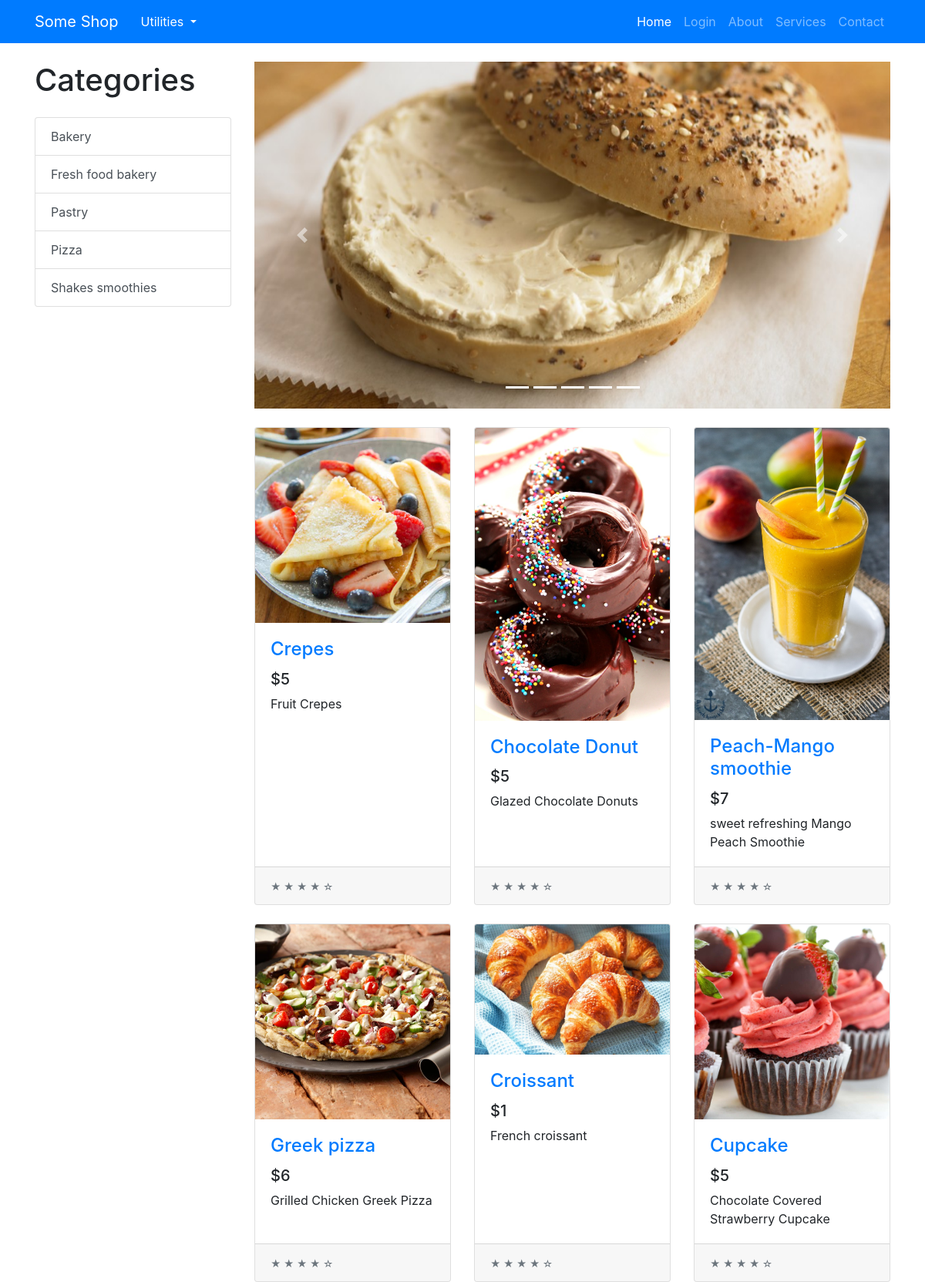
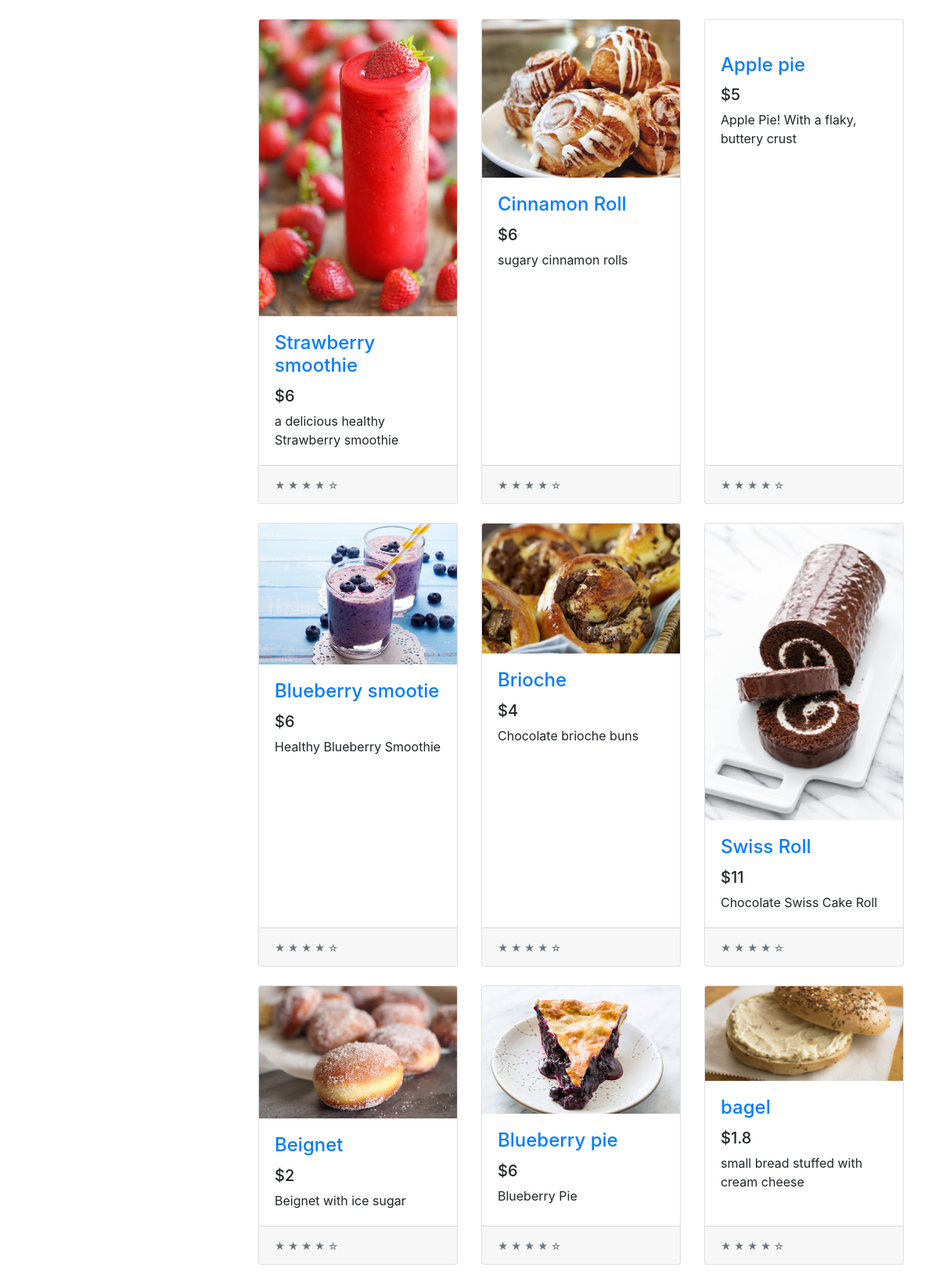
The page / (upper part) on the database its author committed (2 pictures, top to bottom).
### tables this page shows
CREATE TABLE PRODUCT (ID VARCHAR, NAME VARCHAR, PRICE INTEGER, DESCRIPTION TEXT, IMAGE TEXT, TAGS TEXT, SCORE REAL);

### app.py (the view)
@app.route("/")
def home():
    products = get_all_products()
    sorted_products = products.copy()
    random.shuffle(products)
    tags = get_product_tags()
    return render_template("index.html",
                            products=products,
                            tags=tags,
                            chosen_products=sorted_products[:5],
                            os=os,
                            len=len,
                            range=range,
                            enumerate=enumerate)

### common/database.py (called while the page is built)
    @classmethod
    def get_all_products(cls):
        cursor = cls.DATABASE.execute("SELECT * FROM PRODUCT ORDER BY SCORE DESC")
        returned_data = cursor.fetchall()
        if not returned_data:
            return None
        data = []
        for item in returned_data:
            d = {}
            for i, field in enumerate(cls.PRODUCT_FIELDS):
                d[field.lower()] = item[i]
            data.append(d)
        return data

    @classmethod
    def get_product_tags(cls):
        data = cls.get_all_products()
        return sorted({ d['tags'] for d in data })

### models/products/product.py (called while the page is built)
def get_all_products():
    products = Database.get_all_products()
    return [ Product(**product) for product in products ]

def get_product_tags():
    return Database.get_product_tags()

### templates/index.html (shortened to what this page needs)
{% extends "base.html" %}
{% block content %}
<div class="container">
    <div class="row">
        <div class="col-lg-3">
            <h1 class="my-4">
                {% if category %}
                {{category.replace("_", " ").capitalize()}}
                {% else %}
                Categories
                {% endif %}
            </h1>
            <div class="list-group" id="list-tab" role="tablist">
                {% for tag in tags %}
                {% if category == tag %}
                <a class="list-group-item list-group-item-action active" href="{{url_for('categories', category=tag)}}"
                    aria-controls="home">{{tag.replace("_", " ").capitalize()}}</a>
                {% else %}
                <a class="list-group-item list-group-item-action" href="{{url_for('categories', category=tag)}}"
                    aria-controls="home">{{tag.replace("_", " ").capitalize()}}</a>
                {% endif %}
                {% endfor %}
            </div>
        </div>
        <div class="col-lg-9">
            <div id="carouselExampleIndicators" class="carousel slide my-4" data-ride="carousel">
                <ol class="carousel-indicators">
                    {% for i in range(len(chosen_products)) %}
                    <li data-target="#carouselExampleIndicators" data-slide-to="{{i}}" class="active"></li>
                    {% endfor %}
                </ol>
                <div class="carousel-inner" role="listbox">
                    {% for i, product in enumerate(chosen_products) %}
                        {% if i == 0 %}
                        <div class="carousel-item active">
                        {% else %}
                        <div class="carousel-item">
                            {% endif %}
                            <a href="{{url_for('product.product', product_id=product.id)}}">
                                <img class="d-block img-fluid carousel-img"
                                    src="{{url_for('static', filename='img/products/{}'.format(os.path.basename(product.image)))}}"
                                    alt="slide">
                            </a>
                        </div>
                        {% endfor %}
                    </div>
                    <a class="carousel-control-prev" href="#carouselExampleIndicators" role="button" data-slide="prev">
                        <span class="carousel-control-prev-icon" aria-hidden="true"></span>
                    </a>
                    <a class="carousel-control-next" href="#carouselExampleIndicators" role="button" data-slide="next">
                        <span class="carousel-control-next-icon" aria-hidden="true"></span>
                    </a>
                </div>
                <div class="row">
                    {% for product in products %}
                    <div class="col-lg-4 col-md-6 mb-4">
                        <div class="card h-100">
                            <a href="{{url_for('product.product', product_id=product.id)}}"><img class="card-img-top"
                                    src="{{url_for('static', filename='img/products/{}'.format(os.path.basename(product.image)))}}"
                                    alt=""></a>
                            <div class="card-body">
                                <h4 class="card-title">
                                    <a href="{{url_for('product.product', product_id=product.id)}}">{{product.name}}</a>
                                </h4>
                                <h5>${{product.price}}</h5>
                                <p class="card-text">{{product.description}}</p>
                            </div>
                            <div class="card-footer">
                                <small class="text-muted">&#9733; &#9733; &#9733; &#9733; &#9734;</small>
                            </div>
                        </div>
                    </div>
                    {% endfor %}
                </div>
            </div>
        </div>
    </div>
    {% endblock content %}

### templates/base.html (shortened to what this page needs)
<!doctype html>
<html>
<head>
    <link rel="stylesheet" href="{{url_for('static', filename='css/shop-homepage.css')}}">
    <link rel="stylesheet" href="{{url_for('static', filename='css/bootstrap.min.css')}}">
</head>
<body>
    <nav class="navbar navbar-expand-lg navbar-dark bg-primary fixed-top">
        <div class="container">
            <a class="navbar-brand" href="#">Some Shop</a>
            <div class="dropdown">
                <button class="btn btn-primary dropdown-toggle" type="button" id="dropdownMenu2" data-toggle="dropdown"
                    aria-haspopup="true" aria-expanded="false">
                    Utilities
                </button>
            </div>
            <div class="collapse navbar-collapse" id="navbarResponsive">
                <ul class="navbar-nav ml-auto">
                    <li class="nav-item active">
                        <a class="nav-link" href="{{url_for('home')}}">Home
                        </a>
                    </li>
                    {% if not session['email'] %}
                    <li class="nav-item">
                        <a class="nav-link" href="{{url_for('user.login')}}">Login</a>
                    </li>
                    {% else %}
                    <li class="nav-item">
                        <a class="nav-link" href="{{url_for('user.logout')}}">Logout</a>
                    </li>
                    {% endif %}
                    <li class="nav-item">
                        <a class="nav-link" href="#">About</a>
                    </li>
                    <li class="nav-item">
                        <a class="nav-link" href="#">Services</a>
                    </li>
                    <li class="nav-item">
                        <a class="nav-link" href="#">Contact</a>
                    </li>
                </ul>
            </div>
        </div>
    </nav>
    {% block content %}
    {% endblock content %}
</body>
</html>

### static/css/shop-homepage.css (style rules this page uses)
body { padding-top: 56px; }

### templates/index.html (style rules this page uses)
.carousel-img { width: 900px; height: 450px; }

### rows shown on the page
PRODUCT: replace "Bakery", name "Apple pie", price "5", description "Apple Pie! With a flaky, buttery crust"
PRODUCT: replace "Fresh food bakery", IMAGE (picture), name "bagel", price "1.8", description "small bread stuffed with cream cheese"
PRODUCT: replace "Pastry", IMAGE (picture), name "Swiss Roll", price "11", description "Chocolate Swiss Cake Roll"
PRODUCT: replace "Pizza"
PRODUCT: replace "Shakes smoothies"
PRODUCT: IMAGE (picture), name "Crepes", price "5", description "Fruit Crepes"
PRODUCT: IMAGE (picture), name "Chocolate Donut", price "5", description "Glazed Chocolate Donuts"
PRODUCT: IMAGE (picture), name "Peach-Mango smoothie", price "7", description "sweet refreshing Mango Peach Smoothie"
PRODUCT: IMAGE (picture), name "Greek pizza", price "6", description "Grilled Chicken Greek Pizza"
PRODUCT: IMAGE (picture), name "Croissant", price "1", description "French croissant"
PRODUCT: IMAGE (picture), name "Cupcake", price "5", description "Chocolate Covered Strawberry Cupcake"
PRODUCT: IMAGE (picture), name "Strawberry smoothie", price "6", description "a delicious healthy Strawberry smoothie"
PRODUCT: IMAGE (picture), name "Cinnamon Roll", price "6", description "sugary cinnamon rolls"
PRODUCT: IMAGE (picture), name "Blueberry smootie", price "6", description "Healthy Blueberry Smoothie"
PRODUCT: IMAGE (picture), name "Brioche", price "4", description "Chocolate brioche buns"
PRODUCT: IMAGE (picture), name "Beignet", price "2", description "Beignet with ice sugar"
PRODUCT: IMAGE (picture), name "Blueberry pie", price "6", description "Blueberry Pie"
